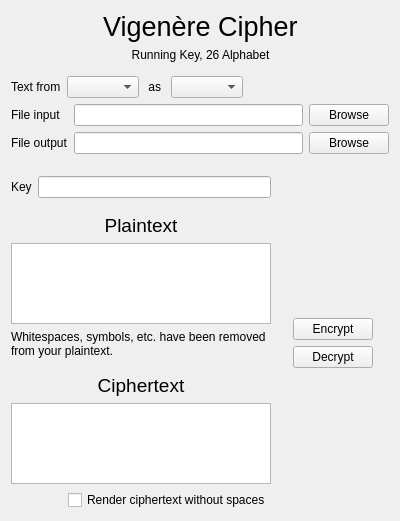
<?xml version="1.0" encoding="UTF-8"?>
<ui version="4.0">
 <class>VigenereRunningKeyWidget</class>
 <widget class="QWidget" name="VigenereRunningKeyWidget">
  <property name="geometry">
   <rect>
    <x>0</x>
    <y>0</y>
    <width>400</width>
    <height>521</height>
   </rect>
  </property>
  <property name="windowTitle">
   <string>Form</string>
  </property>
  <layout class="QVBoxLayout" name="verticalLayout">
   <item>
    <layout class="QHBoxLayout" name="horizontalLayout_2">
     <property name="sizeConstraint">
      <enum>QLayout::SetFixedSize</enum>
     </property>
     <property name="bottomMargin">
      <number>8</number>
     </property>
     <item>
      <spacer name="horizontalSpacer">
       <property name="orientation">
        <enum>Qt::Horizontal</enum>
       </property>
       <property name="sizeHint" stdset="0">
        <size>
         <width>40</width>
         <height>20</height>
        </size>
       </property>
      </spacer>
     </item>
     <item>
      <layout class="QVBoxLayout" name="verticalLayout_3">
       <property name="sizeConstraint">
        <enum>QLayout::SetFixedSize</enum>
       </property>
       <item>
        <widget class="QLabel" name="label">
         <property name="sizePolicy">
          <sizepolicy hsizetype="Preferred" vsizetype="Fixed">
           <horstretch>0</horstretch>
           <verstretch>0</verstretch>
          </sizepolicy>
         </property>
         <property name="font">
          <font>
           <pointsize>20</pointsize>
          </font>
         </property>
         <property name="text">
          <string>Vigenère Cipher</string>
         </property>
        </widget>
       </item>
       <item>
        <widget class="QLabel" name="label_2">
         <property name="sizePolicy">
          <sizepolicy hsizetype="Preferred" vsizetype="Fixed">
           <horstretch>0</horstretch>
           <verstretch>0</verstretch>
          </sizepolicy>
         </property>
         <property name="text">
          <string>Running Key, 26 Alphabet</string>
         </property>
         <property name="alignment">
          <set>Qt::AlignCenter</set>
         </property>
        </widget>
       </item>
      </layout>
     </item>
     <item>
      <spacer name="horizontalSpacer_2">
       <property name="orientation">
        <enum>Qt::Horizontal</enum>
       </property>
       <property name="sizeHint" stdset="0">
        <size>
         <width>40</width>
         <height>20</height>
        </size>
       </property>
      </spacer>
     </item>
    </layout>
   </item>
   <item>
    <layout class="QHBoxLayout" name="horizontalLayout_4">
     <item>
      <widget class="QLabel" name="label_3">
       <property name="sizePolicy">
        <sizepolicy hsizetype="Fixed" vsizetype="Preferred">
         <horstretch>0</horstretch>
         <verstretch>0</verstretch>
        </sizepolicy>
       </property>
       <property name="text">
        <string>Text from</string>
       </property>
      </widget>
     </item>
     <item>
      <widget class="QComboBox" name="sourceComboBox">
       <property name="sizePolicy">
        <sizepolicy hsizetype="Preferred" vsizetype="Preferred">
         <horstretch>0</horstretch>
         <verstretch>0</verstretch>
        </sizepolicy>
       </property>
      </widget>
     </item>
     <item>
      <widget class="QWidget" name="textTypeContainer_2" native="true">
       <layout class="QHBoxLayout" name="textTypeContainer">
        <property name="spacing">
         <number>6</number>
        </property>
        <property name="sizeConstraint">
         <enum>QLayout::SetFixedSize</enum>
        </property>
        <property name="leftMargin">
         <number>0</number>
        </property>
        <property name="topMargin">
         <number>0</number>
        </property>
        <property name="rightMargin">
         <number>0</number>
        </property>
        <property name="bottomMargin">
         <number>0</number>
        </property>
        <item>
         <widget class="QLabel" name="label_6">
          <property name="sizePolicy">
           <sizepolicy hsizetype="Fixed" vsizetype="Preferred">
            <horstretch>0</horstretch>
            <verstretch>0</verstretch>
           </sizepolicy>
          </property>
          <property name="text">
           <string> as </string>
          </property>
         </widget>
        </item>
        <item>
         <widget class="QComboBox" name="textTypeComboBox">
          <property name="sizePolicy">
           <sizepolicy hsizetype="Preferred" vsizetype="Preferred">
            <horstretch>0</horstretch>
            <verstretch>0</verstretch>
           </sizepolicy>
          </property>
         </widget>
        </item>
       </layout>
      </widget>
     </item>
     <item>
      <spacer name="horizontalSpacer_3">
       <property name="orientation">
        <enum>Qt::Horizontal</enum>
       </property>
       <property name="sizeHint" stdset="0">
        <size>
         <width>40</width>
         <height>20</height>
        </size>
       </property>
      </spacer>
     </item>
    </layout>
   </item>
   <item>
    <widget class="QWidget" name="fileHandlingContainer" native="true">
     <layout class="QGridLayout" name="aa">
      <property name="leftMargin">
       <number>0</number>
      </property>
      <property name="topMargin">
       <number>0</number>
      </property>
      <property name="rightMargin">
       <number>0</number>
      </property>
      <property name="bottomMargin">
       <number>0</number>
      </property>
      <property name="horizontalSpacing">
       <number>6</number>
      </property>
      <item row="0" column="1">
       <widget class="QLineEdit" name="fileInputTextBox"/>
      </item>
      <item row="0" column="0">
       <widget class="QLabel" name="label_7">
        <property name="text">
         <string>File input</string>
        </property>
       </widget>
      </item>
      <item row="0" column="2">
       <widget class="QPushButton" name="browseFileInputButton">
        <property name="text">
         <string>Browse</string>
        </property>
       </widget>
      </item>
      <item row="1" column="0">
       <widget class="QLabel" name="label_9">
        <property name="text">
         <string>File output</string>
        </property>
       </widget>
      </item>
      <item row="1" column="1">
       <widget class="QLineEdit" name="fileOutputTextBox"/>
      </item>
      <item row="1" column="2">
       <widget class="QPushButton" name="browseFileOutputButton">
        <property name="text">
         <string>Browse</string>
        </property>
       </widget>
      </item>
     </layout>
    </widget>
   </item>
   <item>
    <layout class="QHBoxLayout" name="horizontalLayout_3">
     <property name="topMargin">
      <number>16</number>
     </property>
     <item>
      <layout class="QVBoxLayout" name="verticalLayout_6">
       <item>
        <layout class="QHBoxLayout" name="horizontalLayout_6">
         <item>
          <widget class="QLabel" name="label_8">
           <property name="text">
            <string>Key</string>
           </property>
          </widget>
         </item>
         <item>
          <widget class="QLineEdit" name="keyTexyBox"/>
         </item>
        </layout>
       </item>
       <item>
        <spacer name="verticalSpacer_4">
         <property name="orientation">
          <enum>Qt::Vertical</enum>
         </property>
         <property name="sizeType">
          <enum>QSizePolicy::Fixed</enum>
         </property>
         <property name="sizeHint" stdset="0">
          <size>
           <width>0</width>
           <height>10</height>
          </size>
         </property>
        </spacer>
       </item>
       <item>
        <widget class="QLabel" name="label_4">
         <property name="font">
          <font>
           <pointsize>14</pointsize>
          </font>
         </property>
         <property name="text">
          <string>Plaintext</string>
         </property>
         <property name="alignment">
          <set>Qt::AlignCenter</set>
         </property>
        </widget>
       </item>
       <item>
        <widget class="QPlainTextEdit" name="plainTextBox"/>
       </item>
       <item>
        <widget class="QLabel" name="plainTextWarningLabel">
         <property name="font">
          <font>
           <pointsize>9</pointsize>
          </font>
         </property>
         <property name="text">
          <string>Whitespaces, symbols, etc. have been removed from your plaintext.</string>
         </property>
         <property name="wordWrap">
          <bool>true</bool>
         </property>
         <property name="margin">
          <number>0</number>
         </property>
        </widget>
       </item>
       <item>
        <spacer name="verticalSpacer_3">
         <property name="orientation">
          <enum>Qt::Vertical</enum>
         </property>
         <property name="sizeType">
          <enum>QSizePolicy::Fixed</enum>
         </property>
         <property name="sizeHint" stdset="0">
          <size>
           <width>0</width>
           <height>10</height>
          </size>
         </property>
        </spacer>
       </item>
       <item>
        <widget class="QLabel" name="label_5">
         <property name="font">
          <font>
           <pointsize>14</pointsize>
          </font>
         </property>
         <property name="text">
          <string>Ciphertext</string>
         </property>
         <property name="alignment">
          <set>Qt::AlignCenter</set>
         </property>
         <property name="margin">
          <number>0</number>
         </property>
        </widget>
       </item>
       <item>
        <widget class="QPlainTextEdit" name="cipherTextBox"/>
       </item>
       <item alignment="Qt::AlignRight">
        <widget class="QCheckBox" name="renderCipherTextBox">
         <property name="text">
          <string>Render ciphertext without spaces</string>
         </property>
        </widget>
       </item>
      </layout>
     </item>
     <item>
      <layout class="QVBoxLayout" name="verticalLayout_8" stretch="0,0,0,0">
       <property name="leftMargin">
        <number>16</number>
       </property>
       <property name="rightMargin">
        <number>16</number>
       </property>
       <item>
        <spacer name="verticalSpacer">
         <property name="orientation">
          <enum>Qt::Vertical</enum>
         </property>
         <property name="sizeHint" stdset="0">
          <size>
           <width>20</width>
           <height>40</height>
          </size>
         </property>
        </spacer>
       </item>
       <item>
        <widget class="QPushButton" name="encryptButton">
         <property name="text">
          <string>Encrypt</string>
         </property>
        </widget>
       </item>
       <item>
        <widget class="QPushButton" name="decryptButton">
         <property name="text">
          <string>Decrypt</string>
         </property>
        </widget>
       </item>
       <item>
        <spacer name="verticalSpacer_2">
         <property name="orientation">
          <enum>Qt::Vertical</enum>
         </property>
         <property name="sizeHint" stdset="0">
          <size>
           <width>20</width>
           <height>40</height>
          </size>
         </property>
        </spacer>
       </item>
      </layout>
     </item>
    </layout>
   </item>
  </layout>
 </widget>
 <resources/>
 <connections/>
</ui>
